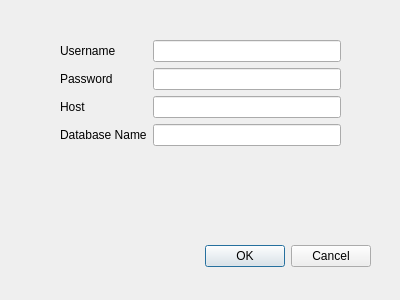
<?xml version="1.0" encoding="UTF-8"?>
<ui version="4.0">
 <class>settings</class>
 <widget class="QDialog" name="settings">
  <property name="geometry">
   <rect>
    <x>0</x>
    <y>0</y>
    <width>400</width>
    <height>300</height>
   </rect>
  </property>
  <property name="windowTitle">
   <string>Dialog</string>
  </property>
  <widget class="QDialogButtonBox" name="buttonBox">
   <property name="geometry">
    <rect>
     <x>30</x>
     <y>240</y>
     <width>341</width>
     <height>32</height>
    </rect>
   </property>
   <property name="orientation">
    <enum>Qt::Horizontal</enum>
   </property>
   <property name="standardButtons">
    <set>QDialogButtonBox::Cancel|QDialogButtonBox::Ok</set>
   </property>
  </widget>
  <widget class="QWidget" name="formLayoutWidget">
   <property name="geometry">
    <rect>
     <x>60</x>
     <y>40</y>
     <width>281</width>
     <height>151</height>
    </rect>
   </property>
   <layout class="QFormLayout" name="formLayout">
    <item row="0" column="1">
     <widget class="QLineEdit" name="userNameEdit"/>
    </item>
    <item row="0" column="0">
     <widget class="QLabel" name="label">
      <property name="text">
       <string>Username</string>
      </property>
     </widget>
    </item>
    <item row="1" column="1">
     <widget class="QLineEdit" name="passwordEdit"/>
    </item>
    <item row="1" column="0">
     <widget class="QLabel" name="label_2">
      <property name="text">
       <string>Password</string>
      </property>
     </widget>
    </item>
    <item row="2" column="1">
     <widget class="QLineEdit" name="hostEdit"/>
    </item>
    <item row="2" column="0">
     <widget class="QLabel" name="label_3">
      <property name="text">
       <string>Host</string>
      </property>
     </widget>
    </item>
    <item row="3" column="1">
     <widget class="QLineEdit" name="databaseNameEdit"/>
    </item>
    <item row="3" column="0">
     <widget class="QLabel" name="label_4">
      <property name="text">
       <string>Database Name</string>
      </property>
     </widget>
    </item>
   </layout>
  </widget>
 </widget>
 <resources/>
 <connections>
  <connection>
   <sender>buttonBox</sender>
   <signal>accepted()</signal>
   <receiver>settings</receiver>
   <slot>accept()</slot>
   <hints>
    <hint type="sourcelabel">
     <x>248</x>
     <y>254</y>
    </hint>
    <hint type="destinationlabel">
     <x>157</x>
     <y>274</y>
    </hint>
   </hints>
  </connection>
  <connection>
   <sender>buttonBox</sender>
   <signal>rejected()</signal>
   <receiver>settings</receiver>
   <slot>reject()</slot>
   <hints>
    <hint type="sourcelabel">
     <x>316</x>
     <y>260</y>
    </hint>
    <hint type="destinationlabel">
     <x>286</x>
     <y>274</y>
    </hint>
   </hints>
  </connection>
 </connections>
</ui>
